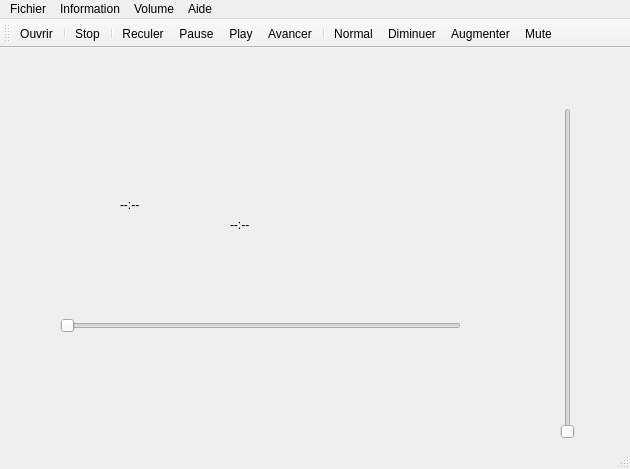
<?xml version="1.0" encoding="UTF-8"?>
<ui version="4.0">
 <class>npr</class>
 <widget class="QMainWindow" name="npr">
  <property name="geometry">
   <rect>
    <x>0</x>
    <y>0</y>
    <width>630</width>
    <height>469</height>
   </rect>
  </property>
  <property name="windowTitle">
   <string>NPR</string>
  </property>
  <property name="windowIcon">
   <iconset resource="resource.qrc">
    <normaloff>:/img/image/Ahuri-Nes-Nes-Pad.ico</normaloff>:/img/image/Ahuri-Nes-Nes-Pad.ico</iconset>
  </property>
  <widget class="QWidget" name="centralwidget">
   <widget class="QSlider" name="horizontalSlider">
    <property name="geometry">
     <rect>
      <x>60</x>
      <y>270</y>
      <width>401</width>
      <height>16</height>
     </rect>
    </property>
    <property name="orientation">
     <enum>Qt::Horizontal</enum>
    </property>
   </widget>
   <widget class="QSlider" name="verticalSlider">
    <property name="geometry">
     <rect>
      <x>560</x>
      <y>60</y>
      <width>16</width>
      <height>331</height>
     </rect>
    </property>
    <property name="orientation">
     <enum>Qt::Vertical</enum>
    </property>
   </widget>
   <widget class="QLabel" name="label_titre">
    <property name="geometry">
     <rect>
      <x>170</x>
      <y>93</y>
      <width>231</width>
      <height>20</height>
     </rect>
    </property>
    <property name="text">
     <string/>
    </property>
   </widget>
   <widget class="QLabel" name="label">
    <property name="geometry">
     <rect>
      <x>120</x>
      <y>150</y>
      <width>47</width>
      <height>13</height>
     </rect>
    </property>
    <property name="text">
     <string>--:--</string>
    </property>
   </widget>
   <widget class="QLabel" name="label_2">
    <property name="geometry">
     <rect>
      <x>230</x>
      <y>170</y>
      <width>47</width>
      <height>13</height>
     </rect>
    </property>
    <property name="text">
     <string>--:--</string>
    </property>
   </widget>
   <widget class="QLabel" name="label_3">
    <property name="geometry">
     <rect>
      <x>380</x>
      <y>130</y>
      <width>47</width>
      <height>13</height>
     </rect>
    </property>
    <property name="font">
     <font>
      <family>Arial</family>
      <pointsize>14</pointsize>
      <weight>75</weight>
      <bold>true</bold>
     </font>
    </property>
    <property name="text">
     <string/>
    </property>
   </widget>
  </widget>
  <widget class="QMenuBar" name="menubar">
   <property name="geometry">
    <rect>
     <x>0</x>
     <y>0</y>
     <width>630</width>
     <height>19</height>
    </rect>
   </property>
   <property name="styleSheet">
    <string notr="true"/>
   </property>
   <widget class="QMenu" name="menuFichier">
    <property name="title">
     <string>Fichier</string>
    </property>
    <addaction name="actionOuvrir"/>
    <addaction name="actionNext"/>
    <addaction name="actionPrev"/>
    <addaction name="actionPause"/>
    <addaction name="actionPlay"/>
    <addaction name="actionStop"/>
    <addaction name="actionQuitter"/>
   </widget>
   <widget class="QMenu" name="menuInformation">
    <property name="title">
     <string>Information</string>
    </property>
    <addaction name="actionNPR"/>
    <addaction name="actionRABARISON_Heriniaina"/>
   </widget>
   <widget class="QMenu" name="menuAide">
    <property name="title">
     <string>Aide</string>
    </property>
   </widget>
   <widget class="QMenu" name="menuVolume">
    <property name="title">
     <string>Volume</string>
    </property>
    <addaction name="actionMute"/>
    <addaction name="actionAugmenter"/>
    <addaction name="actionDiminuer"/>
    <addaction name="actionNormal"/>
   </widget>
   <addaction name="menuFichier"/>
   <addaction name="menuInformation"/>
   <addaction name="menuVolume"/>
   <addaction name="menuAide"/>
  </widget>
  <widget class="QStatusBar" name="statusbar">
   <property name="acceptDrops">
    <bool>true</bool>
   </property>
   <property name="styleSheet">
    <string notr="true"/>
   </property>
  </widget>
  <widget class="QToolBar" name="toolBar">
   <property name="windowTitle">
    <string>toolBar</string>
   </property>
   <property name="styleSheet">
    <string notr="true"/>
   </property>
   <attribute name="toolBarArea">
    <enum>TopToolBarArea</enum>
   </attribute>
   <attribute name="toolBarBreak">
    <bool>false</bool>
   </attribute>
   <addaction name="actionOuvrir"/>
   <addaction name="separator"/>
   <addaction name="actionStop"/>
   <addaction name="separator"/>
   <addaction name="actionPrev"/>
   <addaction name="actionPause"/>
   <addaction name="actionPlay"/>
   <addaction name="actionNext"/>
   <addaction name="separator"/>
   <addaction name="actionNormal"/>
   <addaction name="actionDiminuer"/>
   <addaction name="actionAugmenter"/>
   <addaction name="actionMute"/>
  </widget>
  <action name="actionOuvrir">
   <property name="icon">
    <iconset resource="resource.qrc">
     <normaloff>:/img/image/controls-movie-stop.png</normaloff>:/img/image/controls-movie-stop.png</iconset>
   </property>
   <property name="text">
    <string>Ouvrir</string>
   </property>
   <property name="shortcut">
    <string>Ctrl+Shift+N</string>
   </property>
  </action>
  <action name="actionNext">
   <property name="icon">
    <iconset resource="resource.qrc">
     <normaloff>:/img/image/controls-next.png</normaloff>:/img/image/controls-next.png</iconset>
   </property>
   <property name="text">
    <string>Avancer</string>
   </property>
   <property name="toolTip">
    <string>Avancer</string>
   </property>
   <property name="shortcut">
    <string>Right</string>
   </property>
  </action>
  <action name="actionPrev">
   <property name="icon">
    <iconset resource="resource.qrc">
     <normaloff>:/img/image/controls-previous.png</normaloff>:/img/image/controls-previous.png</iconset>
   </property>
   <property name="text">
    <string>Reculer</string>
   </property>
   <property name="toolTip">
    <string>Reculer</string>
   </property>
   <property name="shortcut">
    <string>Left</string>
   </property>
  </action>
  <action name="actionPause">
   <property name="icon">
    <iconset resource="resource.qrc">
     <normaloff>:/img/image/controls-pause.png</normaloff>:/img/image/controls-pause.png</iconset>
   </property>
   <property name="text">
    <string>Pause</string>
   </property>
   <property name="shortcut">
    <string>Space</string>
   </property>
  </action>
  <action name="actionPlay">
   <property name="icon">
    <iconset resource="resource.qrc">
     <normaloff>:/img/image/controls-play.png</normaloff>:/img/image/controls-play.png</iconset>
   </property>
   <property name="text">
    <string>Play</string>
   </property>
   <property name="shortcut">
    <string>Ctrl+Space</string>
   </property>
  </action>
  <action name="actionStop">
   <property name="icon">
    <iconset resource="resource.qrc">
     <normaloff>:/img/image/controls-stop.png</normaloff>:/img/image/controls-stop.png</iconset>
   </property>
   <property name="text">
    <string>Stop</string>
   </property>
   <property name="shortcut">
    <string>S</string>
   </property>
  </action>
  <action name="actionNPR">
   <property name="text">
    <string>NPR</string>
   </property>
  </action>
  <action name="actionRABARISON_Heriniaina">
   <property name="text">
    <string>RABARISON Heriniaina</string>
   </property>
  </action>
  <action name="actionMute">
   <property name="icon">
    <iconset resource="resource.qrc">
     <normaloff>:/img/image/volume-control-off.png</normaloff>:/img/image/volume-control-off.png</iconset>
   </property>
   <property name="text">
    <string>Mute</string>
   </property>
   <property name="shortcut">
    <string>M</string>
   </property>
  </action>
  <action name="actionAugmenter">
   <property name="icon">
    <iconset resource="resource.qrc">
     <normaloff>:/img/image/volume-control-up-2.png</normaloff>:/img/image/volume-control-up-2.png</iconset>
   </property>
   <property name="text">
    <string>Augmenter</string>
   </property>
   <property name="shortcut">
    <string>Up</string>
   </property>
  </action>
  <action name="actionDiminuer">
   <property name="icon">
    <iconset resource="resource.qrc">
     <normaloff>:/img/image/volume-control-down-3.png</normaloff>:/img/image/volume-control-down-3.png</iconset>
   </property>
   <property name="text">
    <string>Diminuer</string>
   </property>
   <property name="shortcut">
    <string>Down</string>
   </property>
  </action>
  <action name="actionNormal">
   <property name="icon">
    <iconset resource="resource.qrc">
     <normaloff>:/img/image/volume-control-full.png</normaloff>:/img/image/volume-control-full.png</iconset>
   </property>
   <property name="text">
    <string>Normal</string>
   </property>
   <property name="shortcut">
    <string>N</string>
   </property>
  </action>
  <action name="actionQuitter">
   <property name="text">
    <string>Quitter</string>
   </property>
   <property name="shortcut">
    <string>Ctrl+Q</string>
   </property>
  </action>
 </widget>
 <resources>
  <include location="resource.qrc"/>
 </resources>
 <connections/>
</ui>
